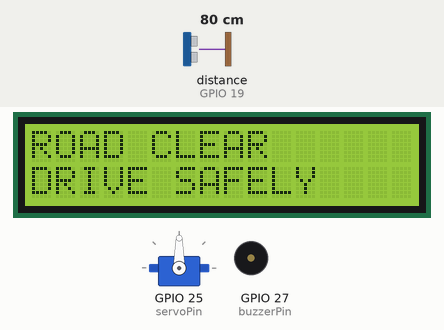
This sketch was run on a simulated ESP32. Shown: 16×2 character LCD, servo, buzzer (waves = sounding). Wiring (inferred from the names in the program): ultrasonic range finder: trigger GPIO 18; echo GPIO 19. The test bench sets the inputs (shaded band); at power-on: distance to the obstacle (sensor on GPIO 19) 80 cm. The echo pulse lasts 58.3 µs per cm; WiFi joins after 1.5 s; servers stay silent unless stated; uploads are accepted with an empty reply; what the sketch prints to the serial monitor is not drawn.

Above: at 5.3 s.
5.4 s: distance to the obstacle (sensor on GPIO 19) set to 32 cm
At 6.6 s:
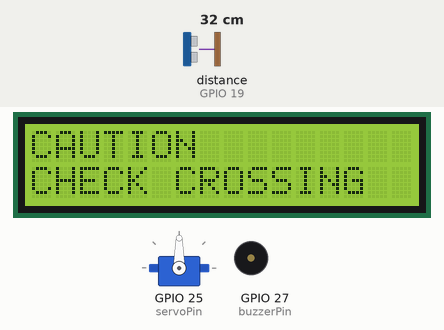
6.9 s: distance to the obstacle (sensor on GPIO 19) set to 27 cm
At 7.6 s:
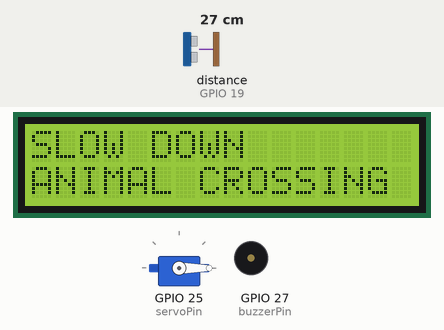
8.6 s: distance to the obstacle (sensor on GPIO 19) set to 12 cm
11.5 s: distance to the obstacle (sensor on GPIO 19) set to 9 cm
At 14.3 s:
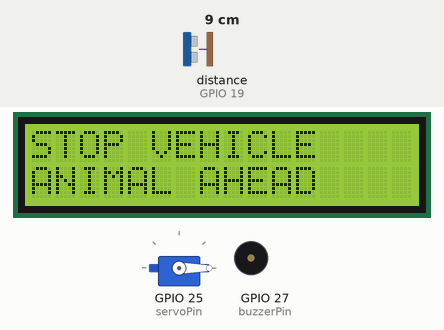
14.5 s: distance to the obstacle (sensor on GPIO 19) set to 18 cm
At 16.64 s:
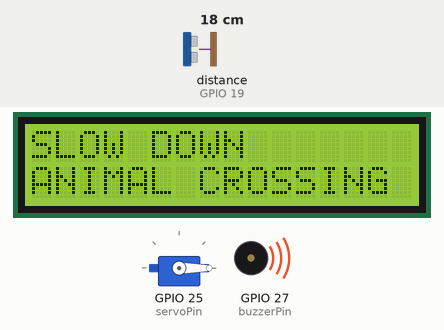
17.5 s: distance to the obstacle (sensor on GPIO 19) set to 2 cm
At 19.4 s:
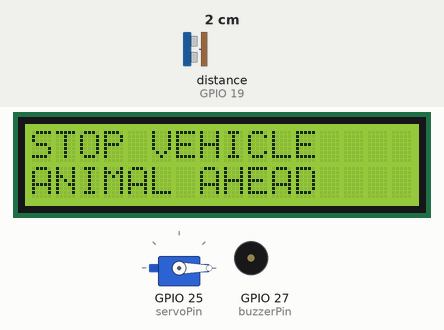
Timing chart, 0 to 21.5 s (numbered marks = the images above; inputs shaded):
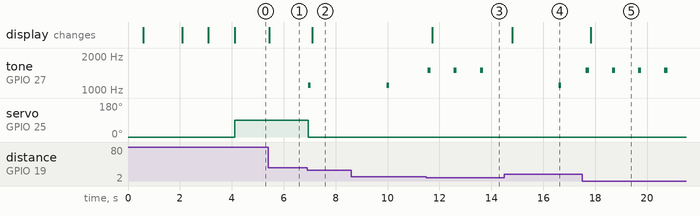

Measured:
- the behaviour switches between 31 and 30 cm on distance to the obstacle (sensor on GPIO 19) (found by bisection; images 1 and 2)
- the behaviour switches between 11 and 10 cm on distance to the obstacle (sensor on GPIO 19) (found by bisection; images 2 and 3)
- after the input at 5.4 s, the display: changes after 0.05 s (image 1)
- after the input at 6.9 s, tone on GPIO 27 (buzzerPin): silent → 1100 Hz after 0.05 s, → silent 0.10 s later; servo on GPIO 25 (servoPin): 90° → 0° after 0.05 s; the display: changes after 0.21 s (image 2)
- after the input at 11.5 s, the display: changes after 0.22 s (image 3)
- after the input at 14.5 s, the display: changes after 0.30 s (image 4)
- after the input at 17.5 s, the display: changes after 0.32 s (image 5)

The sketch:

sketch.ino
```cpp
#include <WiFi.h>
#include <HTTPClient.h>
#include <ESP32Servo.h>
#include <LiquidCrystal.h>

// =====================================================
// WIFI
// =====================================================

const char *WIFI_SSID =
    "Student WI-FI";

const char *WIFI_PASSWORD =
    "Stud3nt!@!";

// =====================================================
// API
// =====================================================

// Replace with your laptop IPv4 address.
//
// Example:
// http://192.168.0.105:4000/api/telemetry

const char *API_URL =
    "http://192.168.40.86:4000/api/telemetry";

const char *DEVICE_ID =
    "ecowildguard-001";

const char *DEVICE_API_KEY =
    "ewg_dev_a7K9mQ2xR8vP4nL6";

// =====================================================
// ULTRASONIC SENSOR
// =====================================================

const int trigPin = 18;
const int echoPin = 19;

// =====================================================
// PASSIVE BUZZER
// =====================================================

const int buzzerPin = 27;

// =====================================================
// SERVO
// =====================================================

const int servoPin = 25;

Servo gateServo;

// Adjust these if your physical gate moves
// in the opposite direction.

const int GATE_CLOSED = 0;
const int GATE_OPEN = 90;

// Current gate state
bool gateIsOpen = false;

// Prevents startup state from being ignored
bool gateInitialized = false;

// =====================================================
// LCD
// RS, E, D4, D5, D6, D7
// =====================================================

LiquidCrystal lcd(
    13,
    14,
    16,
    17,
    21,
    22);

// =====================================================
// SENSOR VARIABLES
// =====================================================

long duration = 0;

float distance = -1;

// =====================================================
// DISTANCE THRESHOLDS
// =====================================================

// Very close animal
const float CRITICAL_DISTANCE = 10.0;

// Gate closes at or below this distance
const float GATE_CLOSE_DISTANCE = 30.0;

// Gate does not reopen until distance reaches this.
// This prevents servo flickering around 30 cm.
const float GATE_OPEN_DISTANCE = 40.0;

// =====================================================
// TELEMETRY TIMER
// =====================================================

const unsigned long TELEMETRY_INTERVAL =
    2000;

unsigned long lastTelemetryTime = 0;

// =====================================================
// LCD TIMER
// =====================================================

const unsigned long LCD_INTERVAL =
    300;

unsigned long lastLCDUpdate = 0;

// =====================================================
// BUZZER TIMER
// =====================================================

unsigned long lastBuzzerTime = 0;

// =====================================================
// SETUP
// =====================================================

void setup()
{

  Serial.begin(115200);

  delay(500);

  // ---------------------------------------------------
  // LCD
  // ---------------------------------------------------

  lcd.begin(16, 2);

  displayMessage(
      "EcoWildGuard",
      "Starting...");

  // ---------------------------------------------------
  // ULTRASONIC
  // ---------------------------------------------------

  pinMode(
      trigPin,
      OUTPUT);

  pinMode(
      echoPin,
      INPUT);

  digitalWrite(
      trigPin,
      LOW);

  // ---------------------------------------------------
  // BUZZER
  // ---------------------------------------------------

  pinMode(
      buzzerPin,
      OUTPUT);

  noTone(
      buzzerPin);

  // ---------------------------------------------------
  // SERVO
  // ---------------------------------------------------

  gateServo.setPeriodHertz(50);

  gateServo.attach(
      servoPin,
      500,
      2500);

  // Force a known starting state.
  setGate(false);

  // ---------------------------------------------------
  // SERIAL
  // ---------------------------------------------------

  Serial.println();
  Serial.println("==============================");
  Serial.println(" EcoWildGuard");
  Serial.println("==============================");

  // ---------------------------------------------------
  // WIFI
  // ---------------------------------------------------

  connectToWiFi();

  displayMessage(
      "SYSTEM READY",
      "AUTO MODE");

  delay(1000);
}

// =====================================================
// MAIN LOOP
// =====================================================

void loop()
{

  unsigned long now =
      millis();

  // ---------------------------------------------------
  // READ SENSOR
  // ---------------------------------------------------

  distance =
      measureDistance();

  // ---------------------------------------------------
  // INVALID READING
  // ---------------------------------------------------

  if (
      distance < 2 ||
      distance > 400)
  {

    Serial.println(
        "Invalid / no sensor reading");

    // Fail-safe:
    // Close gate if sensor fails.
    setGate(false);

    noTone(
        buzzerPin);

    if (
        now - lastLCDUpdate >= LCD_INTERVAL)
    {

      lastLCDUpdate =
          now;

      displayMessage(
          "SENSOR ERROR",
          "GATE CLOSED");
    }
  }

  // ---------------------------------------------------
  // VALID READING
  // ---------------------------------------------------

  else
  {

    Serial.print(
        "Distance: ");

    Serial.print(
        distance,
        2);

    Serial.println(
        " cm");

    handleAutomaticSystem(
        distance);
  }

  // ---------------------------------------------------
  // SEND TELEMETRY
  // ---------------------------------------------------

  if (
      now - lastTelemetryTime >= TELEMETRY_INTERVAL)
  {

    lastTelemetryTime =
        now;

    if (
        distance >= 2 &&
        distance <= 400)
    {

      sendTelemetry(
          distance);
    }
  }

  delay(50);
}

// =====================================================
// AUTOMATIC SYSTEM
// =====================================================

void handleAutomaticSystem(
    float currentDistance)
{

  unsigned long now =
      millis();

  // ===================================================
  // CRITICAL
  // <= 10 CM
  // ===================================================

  if (
      currentDistance <= CRITICAL_DISTANCE)
  {

    setGate(false);

    // Short beep approximately once per second
    if (
        now - lastBuzzerTime >= 1000)
    {

      lastBuzzerTime =
          now;

      tone(
          buzzerPin,
          1500);

      delay(120);

      noTone(
          buzzerPin);
    }

    if (
        now - lastLCDUpdate >= LCD_INTERVAL)
    {

      lastLCDUpdate =
          now;

      displayMessage(
          "STOP VEHICLE",
          "ANIMAL AHEAD");
    }
  }

  // ===================================================
  // ANIMAL CROSSING
  // 10 - 30 CM
  // ===================================================

  else if (
      currentDistance <= GATE_CLOSE_DISTANCE)
  {

    setGate(false);

    // Much slower warning beep
    if (
        now - lastBuzzerTime >= 3000)
    {

      lastBuzzerTime =
          now;

      tone(
          buzzerPin,
          1100);

      delay(100);

      noTone(
          buzzerPin);
    }

    if (
        now - lastLCDUpdate >= LCD_INTERVAL)
    {

      lastLCDUpdate =
          now;

      displayMessage(
          "SLOW DOWN",
          "ANIMAL CROSSING");
    }
  }

  // ===================================================
  // TRANSITION / HYSTERESIS
  // 30 - 40 CM
  // ===================================================

  else if (
      currentDistance < GATE_OPEN_DISTANCE)
  {

    // IMPORTANT:
    // Do not change the gate state here.
    //
    // If it was closed, it stays closed.
    // If it was already open, it stays open.
    //
    // This prevents rapid servo movement.

    noTone(
        buzzerPin);

    if (
        now - lastLCDUpdate >= LCD_INTERVAL)
    {

      lastLCDUpdate =
          now;

      displayMessage(
          "CAUTION",
          "CHECK CROSSING");
    }
  }

  // ===================================================
  // ROAD CLEAR
  // >= 40 CM
  // ===================================================

  else
  {

    setGate(true);

    noTone(
        buzzerPin);

    if (
        now - lastLCDUpdate >= LCD_INTERVAL)
    {

      lastLCDUpdate =
          now;

      displayMessage(
          "ROAD CLEAR",
          "DRIVE SAFELY");
    }
  }
}

// =====================================================
// GATE CONTROL
// =====================================================

void setGate(
    bool openGate)
{

  // Do absolutely nothing if the gate is
  // already in the requested position.
  //
  // This is important for servo stability.

  if (
      gateInitialized &&
      gateIsOpen == openGate)
  {

    return;
  }

  gateInitialized = true;

  gateIsOpen =
      openGate;

  if (openGate)
  {

    Serial.println(
        "Gate -> OPEN");

    gateServo.write(
        GATE_OPEN);
  }

  else
  {

    Serial.println(
        "Gate -> CLOSED");

    gateServo.write(
        GATE_CLOSED);
  }
}

// =====================================================
// ULTRASONIC SENSOR
// =====================================================

float measureDistance()
{

  digitalWrite(
      trigPin,
      LOW);

  delayMicroseconds(2);

  digitalWrite(
      trigPin,
      HIGH);

  delayMicroseconds(10);

  digitalWrite(
      trigPin,
      LOW);

  duration =
      pulseIn(
          echoPin,
          HIGH,
          30000);

  if (
      duration == 0)
  {

    return -1;
  }

  float calculatedDistance =
      duration * 0.0343 / 2;

  return calculatedDistance;
}

// =====================================================
// API STATUS
// =====================================================

String getStatus(
    float currentDistance)
{

  if (
      currentDistance <= CRITICAL_DISTANCE)
  {

    return "animal_ahead";
  }

  // Keep warning active through the hysteresis zone.
  // This keeps the UI consistent with the closed gate.

  if (
      currentDistance < GATE_OPEN_DISTANCE)
  {

    return "animal_crossing";
  }

  return "road_clear";
}

// =====================================================
// LCD
// =====================================================

void displayMessage(
    String line1,
    String line2)
{

  // Clear line 1
  lcd.setCursor(
      0,
      0);

  lcd.print(
      "                ");

  lcd.setCursor(
      0,
      0);

  lcd.print(
      line1.substring(
          0,
          16));

  // Clear line 2
  lcd.setCursor(
      0,
      1);

  lcd.print(
      "                ");

  lcd.setCursor(
      0,
      1);

  lcd.print(
      line2.substring(
          0,
          16));
}

// =====================================================
// WIFI
// =====================================================

void connectToWiFi()
{

  Serial.println();

  Serial.print(
      "Connecting to WiFi: ");

  Serial.println(
      WIFI_SSID);

  displayMessage(
      "CONNECTING WIFI",
      "PLEASE WAIT");

  WiFi.begin(
      WIFI_SSID,
      WIFI_PASSWORD);

  int attempts = 0;

  while (
      WiFi.status() != WL_CONNECTED &&
      attempts < 30)
  {

    delay(500);

    Serial.print(".");

    attempts++;
  }

  Serial.println();

  if (
      WiFi.status() == WL_CONNECTED)
  {

    Serial.println(
        "WiFi connected!");

    Serial.print(
        "ESP32 IP: ");

    Serial.println(
        WiFi.localIP());

    displayMessage(
        "WIFI CONNECTED",
        "SYSTEM ONLINE");
  }

  else
  {

    Serial.println(
        "WiFi connection failed");

    displayMessage(
        "WIFI FAILED",
        "LOCAL MODE");
  }

  delay(1000);
}

// =====================================================
// SEND TELEMETRY
// =====================================================

void sendTelemetry(
    float currentDistance)
{

  // Don't let an API outage stop the physical system.
  if (
      WiFi.status() != WL_CONNECTED)
  {

    Serial.println(
        "Telemetry skipped: WiFi offline");

    return;
  }

  HTTPClient http;

  http.begin(
      API_URL);

  http.addHeader(
      "Content-Type",
      "application/json");

  http.addHeader(
      "x-api-key",
      DEVICE_API_KEY);

  String status =
      getStatus(
          currentDistance);

  String gateState =
      gateIsOpen
          ? "open"
          : "closed";

  String json =
      "{"
      "\"deviceId\":\"" +
      String(DEVICE_ID) + "\","

                          "\"distance\":" +
      String(
          currentDistance,
          2) +
      ","

      "\"status\":\"" +
      status + "\","

               "\"gateState\":\"" +
      gateState + "\","

                  "\"controlMode\":\"auto\""
                  "}";

  Serial.println();

  Serial.println(
      "Sending telemetry:");

  Serial.println(
      json);

  int responseCode =
      http.POST(
          json);

  Serial.print(
      "HTTP response: ");

  Serial.println(
      responseCode);

  if (
      responseCode > 0)
  {

    Serial.println(
        http.getString());
  }

  else
  {

    Serial.println(
        "Telemetry request failed");

    Serial.println(
        http.errorToString(
            responseCode));
  }

  http.end();
}
```
